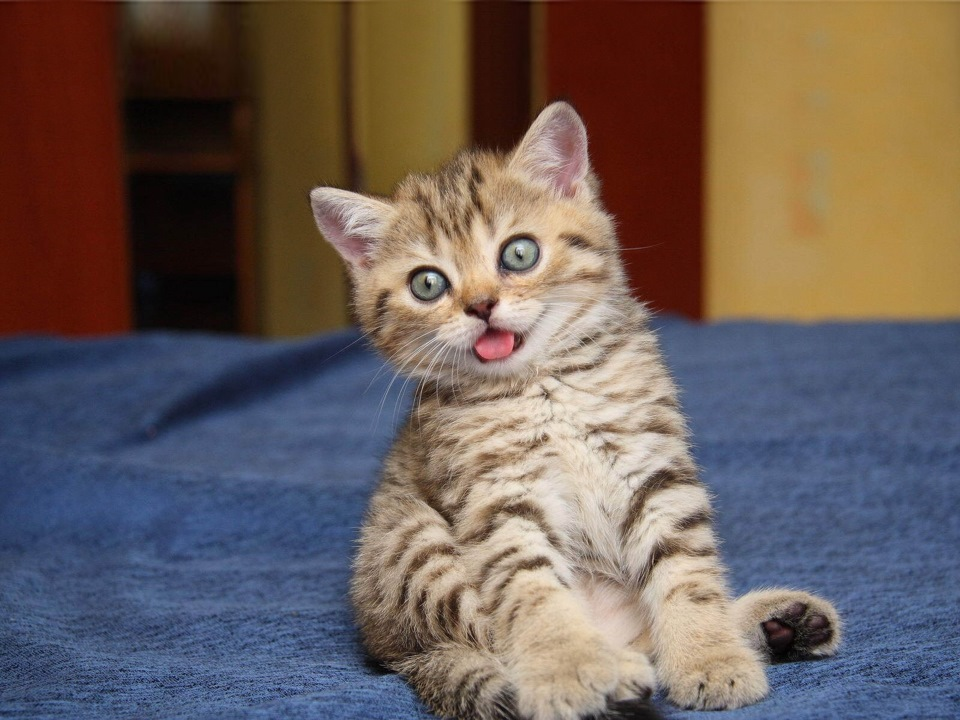
#> input picture react teach/mvp teach/my-node-project/Жаринов/5/котик.jpg, 960 x 720 px
$ python 'example 3 светлее, используя гамму.py'
#> lines starting #> are read from the running program, lines starting #| are printed output that depends on the picture
import numpy as np
import matplotlib.pyplot as plt
from skimage import io, color, exposure
from skimage.color import rgb2lab, lab2rgb

# Путь к изображению
image_path = 'котик.jpg'

# Считываем изображение
image = io.imread(image_path)
#> image is the input picture: shape (720, 960, 3); mean R, G, B 107.7, 94.5, 89.7

# Преобразуем в пространство LAB
LAB_image = rgb2lab(image)
#> LAB_image: shape (720, 960, 3) float64; mean of channels 0, 1, 2 41.1, 7.2, 5.1
max_value = np.max(LAB_image)
#> max_value = 95.66
# Выделяем матрицу яркости
L = LAB_image[:, :, 0] / 100
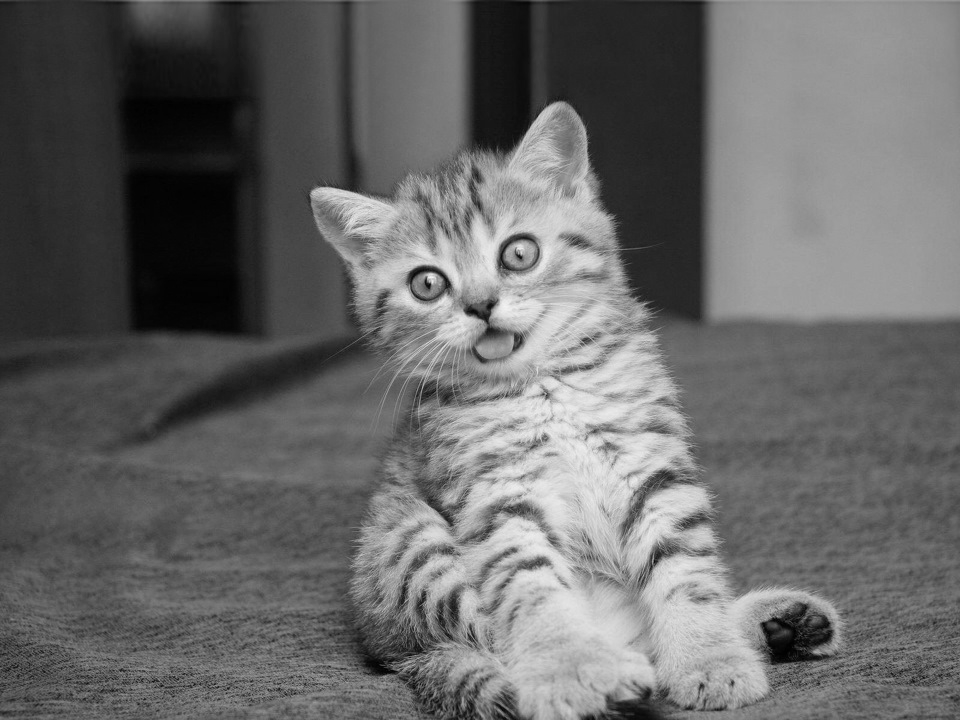
#> L: shape (720, 960) float64; min 0.000583, max 0.957, mean 0.411

# Отображаем оригинальное изображение
plt.imshow(image)
plt.axis('off')
plt.show()

# -----------------------------------------------------
# Применяем метод .rescale_intensity
low, high = np.min(L), np.max(L)
#> low = 0.000583; high = 0.957
bottom, top = 0, 1
L_out = exposure.equalize_adapthist(L,
kernel_size=(16, 16),
clip_limit=0.01,
nbins=256)
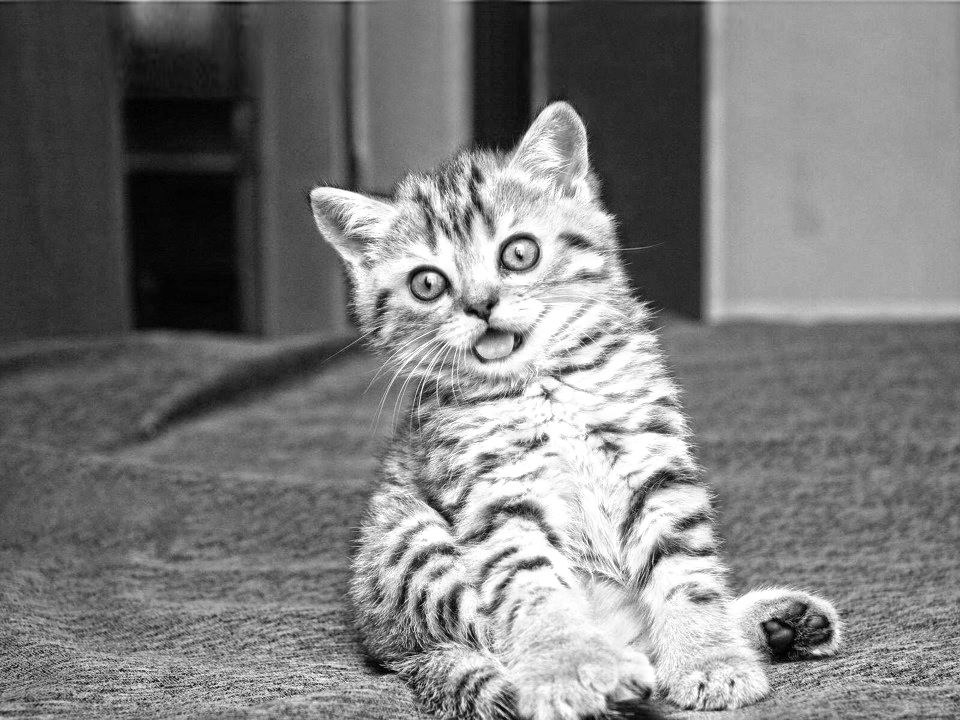
#> L_out: shape (720, 960) float64; min 0, max 1, mean 0.487
# -----------------------------------------------------

# Применяем гамма-коррекцию
L_out_gam = exposure.adjust_gamma(L_out, gamma=1)

# Заменяем матрицу яркости
LAB_image[:, :, 0] = L_out_gam * 100
#> LAB_image: shape (720, 960, 3) float64; mean of channels 0, 1, 2 48.7, 7.2, 5.1

# Возвращаем цвет в изображение
image_out = lab2rgb(LAB_image)
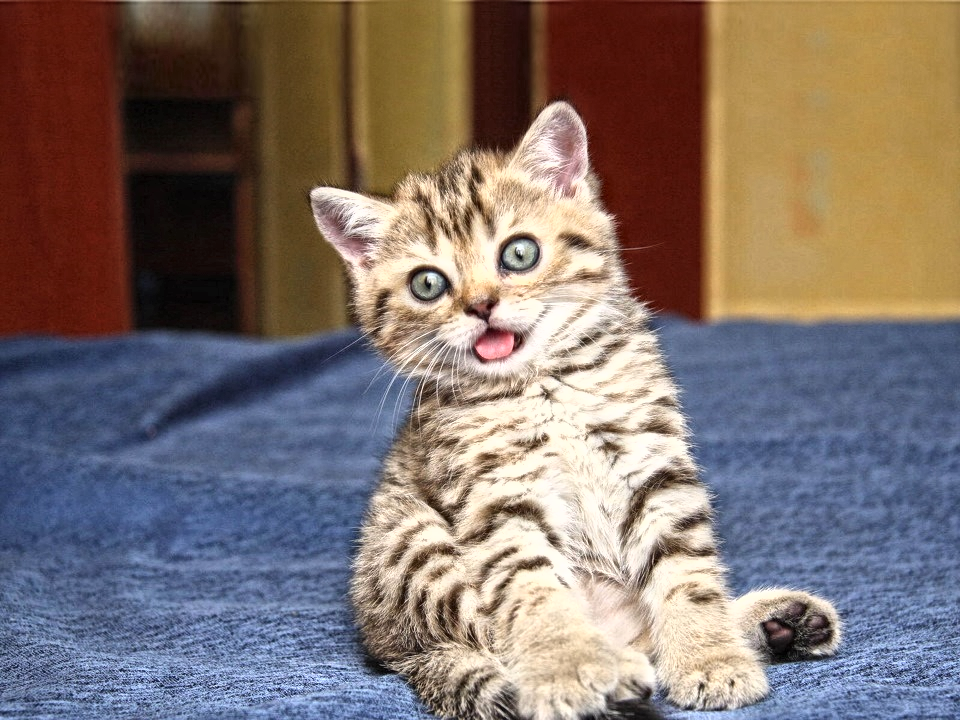
#> image_out: shape (720, 960, 3) float64; mean R, G, B 0.5, 0.448, 0.43

# Отображаем изображение после обработки
plt.imshow(image_out)
plt.axis('off')
plt.show()

# Рассчитываем данные гистограммы
histogram, bin_edges = np.histogram(L_out, bins=256, range=(0, 1))
#> histogram = 256 values, max 14608 at index 255, min 10 at index 0, mean 2700; bin_edges = 257 values from 0 to 1

# Выводим график гистограммы
fig, ax = plt.subplots(figsize=(5, 4))
plt.ticklabel_format(axis='y', style='sci', scilimits=(4, 4))
ax.set_xlim(0, 1)
ax.grid(True)
ax.set_title("Grayscale Histogram")
ax.set_xlabel("Grayscale Value")
ax.set_ylabel("Pixel Count")
ax.bar(bin_edges[0:-1], histogram, width=1/128)
plt.show()
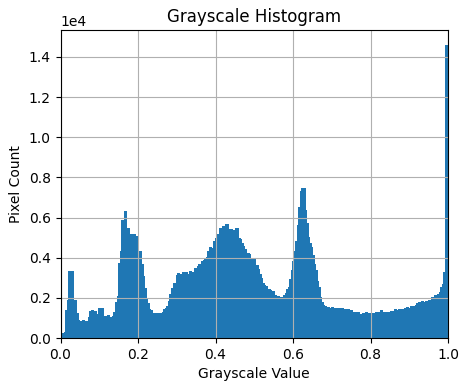
#> figure drawn by matplotlib, 1 panel; tallest bar 14608 high, from x = 0.992 to 1

# Сохраняем обработанное изображение в файл
image_out = (255 * image_out).astype(np.uint8)  # Приведение к типу uint8
io.imsave('output_image.jpg', image_out, quality=92)
